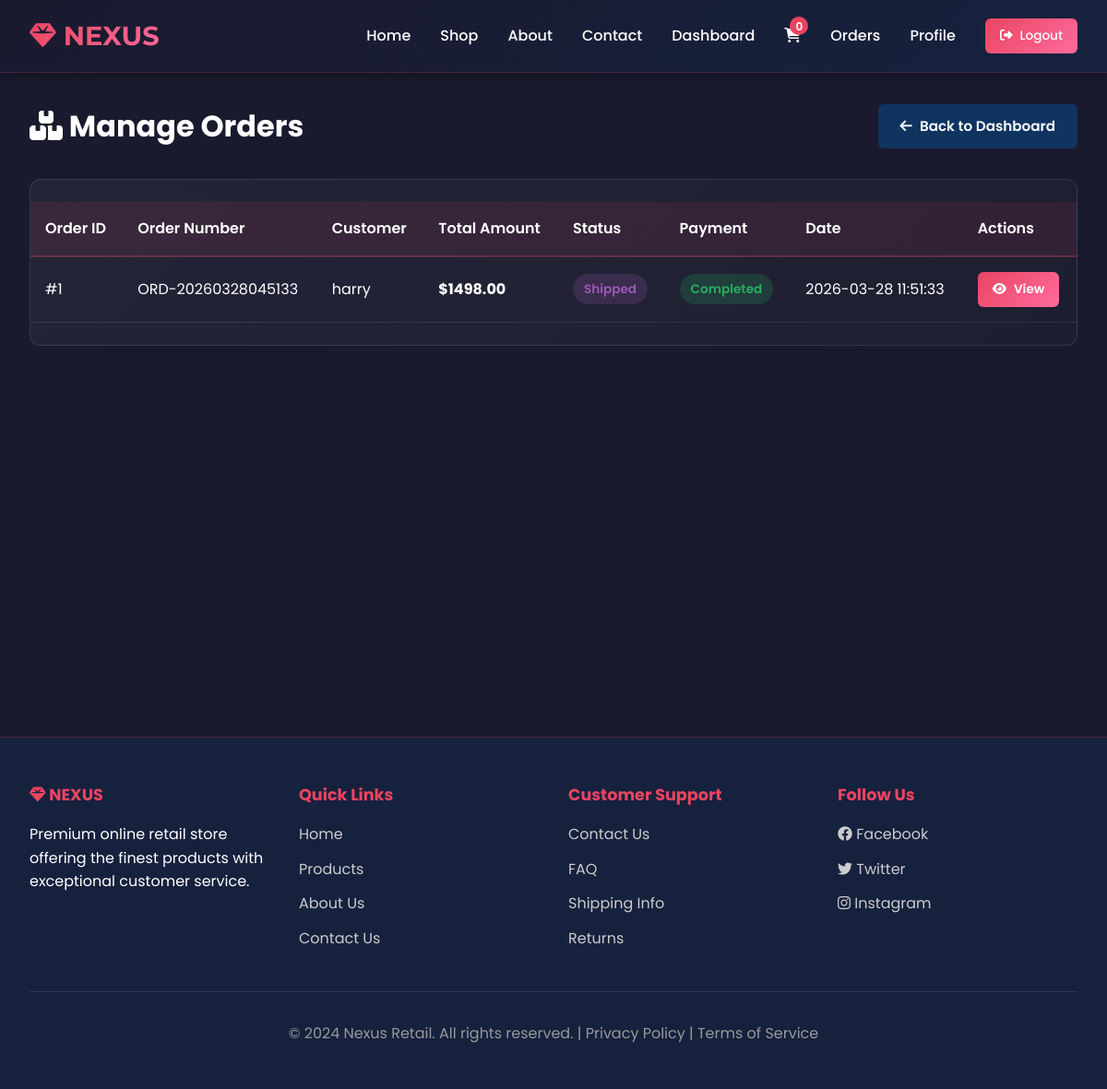
Screenshot of /admin/orders (signed in) with the database file from the repository.
### tables this page shows
CREATE TABLE orders (
            id INTEGER PRIMARY KEY AUTOINCREMENT,
            user_id INTEGER NOT NULL,
            order_number TEXT UNIQUE NOT NULL,
            total_amount REAL NOT NULL,
            payment_method TEXT,
            payment_status TEXT DEFAULT 'pending',
            delivery_address TEXT,
            delivery_phone TEXT,
            delivery_email TEXT,
            status TEXT DEFAULT 'pending',
            created_at TIMESTAMP DEFAULT CURRENT_TIMESTAMP,
            FOREIGN KEY(user_id) REFERENCES users(id)
        );

CREATE TABLE users (
            id INTEGER PRIMARY KEY AUTOINCREMENT,
            username TEXT UNIQUE NOT NULL,
            email TEXT UNIQUE NOT NULL,
            password TEXT NOT NULL,
            full_name TEXT,
            phone TEXT,
            address TEXT,
            city TEXT,
            country TEXT,
            postal_code TEXT,
            created_at TIMESTAMP DEFAULT CURRENT_TIMESTAMP,
            is_admin BOOLEAN DEFAULT 0
        );

### app.py (the view)
@app.route('/admin/orders')
@admin_required
def admin_orders():
    db = get_db()
    orders = db.execute('''
        SELECT o.*, u.username, u.email FROM orders o
        JOIN users u ON o.user_id = u.id
        ORDER BY o.created_at DESC
    ''').fetchall()
    db.close()
    return render_template('admin_orders.html', orders=orders)

### app.py (called while the page is built)
def get_db():
    db = sqlite3.connect(DATABASE)
    db.row_factory = sqlite3.Row
    return db

def admin_required(f):
    @wraps(f)
    def decorated_function(*args, **kwargs):
        if 'user_id' not in session:
            flash('Please log in first.', 'danger')
            return redirect(url_for('login'))
        db = get_db()
        user = db.execute('SELECT is_admin FROM users WHERE id = ?', (session['user_id'],)).fetchone()
        db.close()
        if not user or not user['is_admin']:
            flash('Admin access required.', 'danger')
            return redirect(url_for('index'))
        return f(*args, **kwargs)
    return decorated_function

### templates/admin_orders.html (shortened to what this page needs)
{% extends "base.html" %}
{% block content %}
<div class="container">
    <div class="admin-header">
        <h1><i class="fas fa-boxes"></i> Manage Orders</h1>
        <a href="{{ url_for('dashboard') }}" class="btn btn-secondary">
            <i class="fas fa-arrow-left"></i> Back to Dashboard
        </a>
    </div>
    {% if orders %}
    <div class="orders-table">
        <table>
            <thead>
                <tr>
                    <th>Order ID</th>
                    <th>Order Number</th>
                    <th>Customer</th>
                    <th>Total Amount</th>
                    <th>Status</th>
                    <th>Payment</th>
                    <th>Date</th>
                    <th>Actions</th>
                </tr>
            </thead>
            <tbody>
                {% for order in orders %}
                <tr>
                    <td>#{{ order.id }}</td>
                    <td>{{ order.order_number }}</td>
                    <td>{{ order.username or 'N/A' }}</td>
                    <td><strong>${{ "%.2f" | format(order.total_amount) }}</strong></td>
                    <td>
                        <span class="status-badge status-{{ order.status }}">
                            {{ order.status | capitalize }}
                        </span>
                    </td>
                    <td>
                        <span class="payment-badge payment-{{ order.payment_status }}">
                            {{ order.payment_status | capitalize }}
                        </span>
                    </td>
                    <td>
                        {% if order.created_at %}
                            {{ order.created_at.strftime('%b %d, %Y') if order.created_at.strftime else order.created_at }}
                        {% else %}
                            N/A
                        {% endif %}
                    </td>
                    <td>
                        <div class="action-buttons">
                            <a href="{{ url_for('admin_order_detail', order_id=order.id) }}" class="btn btn-primary btn-sm">
                                <i class="fas fa-eye"></i> View
                            </a>
                        </div>
                    </td>
                </tr>
                {% endfor %}
            </tbody>
        </table>
    </div>
    {% else %}
    <div class="empty-state">
        <i class="fas fa-inbox" style="font-size: 3rem; margin-bottom: 1rem; display: block;"></i>
        <p>No orders found</p>
    </div>
    {% endif %}
</div>
{% endblock %}

### templates/base.html (style rules this page uses)
* { margin: 0; padding: 0; box-sizing: border-box; }
:root { --primary: #1a1a2e; --secondary: #16213e; --accent: #0f3460; --highlight: #e94560; --light: #f8f9fa; --gray: #c4c4c4; --dark: #0f0f1e; --success: #27ae60; --danger: #e74c3c; --warning: #f39c12; }
body { font-family: 'Poppins', sans-serif; background-color: var(--primary); color: #fff; line-height: 1.6; overflow-x: hidden; }
.container { max-width: 1400px; margin: 0 auto; padding: 2rem; }
.btn { padding: 0.75rem 1.5rem; border: none; border-radius: 6px; font-weight: 600; cursor: pointer; transition: all 0.3s ease; font-size: 0.95rem; display: inline-flex; align-items: center; gap: 0.5rem; text-decoration: none; }
.btn-primary { background: linear-gradient(135deg, var(--highlight) 0%, #ff6b9d 100%); color: white; }
.btn-secondary { background: var(--accent); color: white; }
.btn-sm { padding: 0.5rem 1rem; font-size: 0.85rem; }
table { width: 100%; border-collapse: collapse; margin: 1.5rem 0; }
thead { background: rgba(233, 69, 96, 0.1); border-bottom: 2px solid var(--highlight); }
th, td { padding: 1rem; text-align: left; border-bottom: 1px solid rgba(255, 255, 255, 0.1); }

### templates/admin_orders.html (style rules this page uses)
.admin-header { display: flex; justify-content: space-between; align-items: center; margin-bottom: 2rem; flex-wrap: wrap; gap: 1rem; }
.orders-table { background: linear-gradient(135deg, rgba(255, 255, 255, 0.05) 0%, rgba(255, 255, 255, 0.02) 100%); border: 1px solid rgba(255, 255, 255, 0.1); border-radius: 12px; overflow: hidden; backdrop-filter: blur(10px); }
table { width: 100%; border-collapse: collapse; }
thead { background: rgba(233, 69, 96, 0.1); }
th { padding: 1rem; text-align: left; font-weight: 600; border-bottom: 2px solid rgba(233, 69, 96, 0.3); }
td { padding: 1rem; border-bottom: 1px solid rgba(255, 255, 255, 0.1); }
.status-badge { display: inline-block; padding: 0.35rem 0.75rem; border-radius: 20px; font-size: 0.85rem; font-weight: 600; }
.status-shipped { background: rgba(155, 89, 182, 0.2); color: #9b59b6; }
.payment-badge { display: inline-block; padding: 0.35rem 0.75rem; border-radius: 20px; font-size: 0.85rem; font-weight: 600; }
.payment-completed { background: rgba(39, 174, 96, 0.2); color: #27ae60; }
.action-buttons { display: flex; gap: 0.5rem; }
.action-buttons a, .action-buttons button { padding: 0.5rem 1rem; font-size: 0.85rem; }

### rows the page displays
orders: id "1", order_number "ORD-20260328045133", username "harry", total_amount "1498.00", status "Shipped", payment_status "Completed", created_at "2026-03-28 11:51:33"
